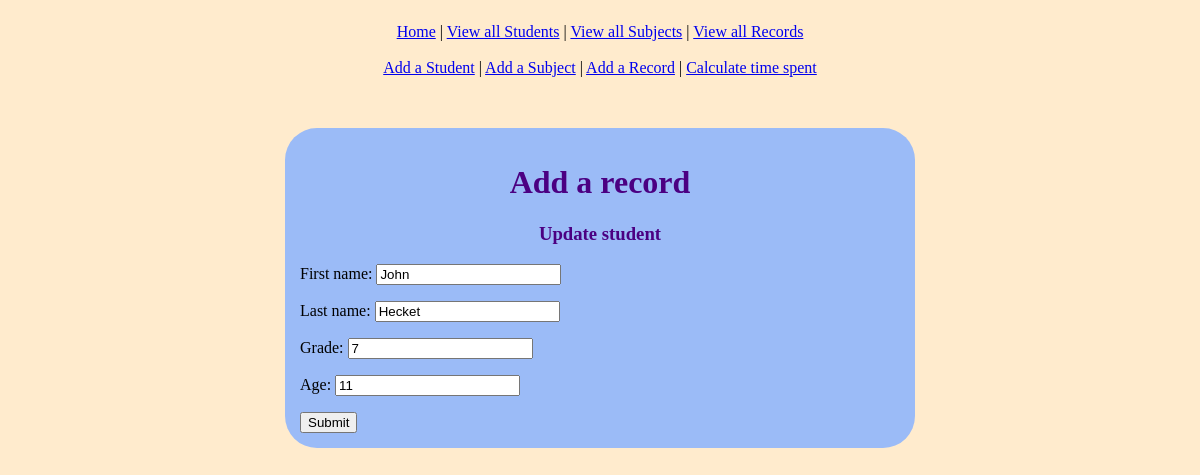
/students/2/, run on the app's committed database.
### records/models.py (models this page shows, shortened)
class Student(models.Model):
    first_name = models.CharField(max_length=100)
    last_name = models.CharField(max_length=100)
    grade = models.IntegerField(blank=True, null=True)
    age = models.IntegerField(blank=True, null=True)
    class Meta:
        ordering = ['last_name', 'first_name']

### records/views.py (the view)
# urls.py: path('students/<int:student_id>/', record_views.update_student),
def update_student(request, student_id):
    student = Student.objects.get(pk=student_id)
    form = AddStudent(request.POST or None, instance=student)
    if form.is_valid():
        form.save()
        message = 'Your record has been successfully updated!'
        return render(request, 'records/update.html', {'message': message})
    return render(request, 'records/update_student.html', {'student':student, 'form':form})

### records/forms.py
class AddStudent(ModelForm):
    class Meta:
         model = Student
         fields = ('first_name', 'last_name', 'grade', 'age')

### records/templates/records/update_student.html (shortened to what this page needs)
{% extends "records/head.html" %} {% load static %} {% block content%}
<div class="container">
<h1>Add a record</h1>
  <h3>Update student</h3>
  <form action='' method="POST">
    {{ form.as_p }}
    <input type="submit" value="Submit" />
  </form>
</div>
{% endblock %}

### records/templates/records/head.html (style rules this page uses)
body { background-color: blanchedalmond; }
.container, .nav-links { width: 600px; border-radius: 2em; padding: 15px; margin-left: 50px; margin-right: 50px; margin: auto; }
.container { background-color:rgb(155, 187, 247); }
h1, h2, h3, li, h5, td { color:indigo; }
h1, h2, h3, h5 { text-align: center; }

### data on the page
Student: first_name "John", last_name "Hecket", grade "7", age "11"
